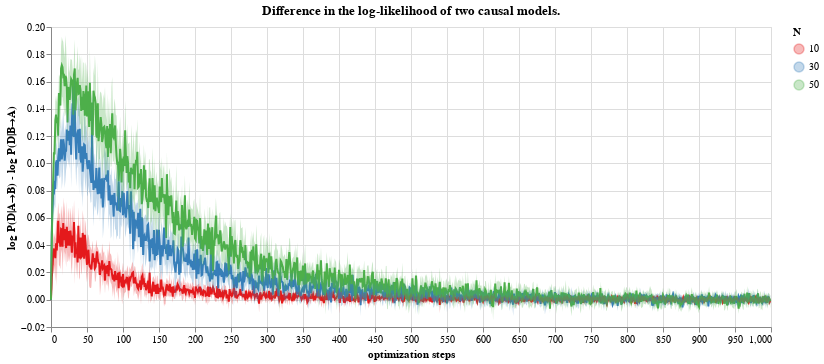

Write notebook code for a chart like this one.
### Code cell
(mean_plt + ci_plt).properties(title="Difference in the log-likelihood of two causal models.")

### Figure 1 — Vega-Lite specification as saved in the notebook (floating-point values rounded to 4 significant figures; data arrays with more than 128 entries replaced by an {"elided": "..."} marker saying what was removed)
{"$schema": "https://vega.github.io/schema/vega-lite/v3.2.1.json", "config": {"mark": {"tooltip": null}, "view": {"height": 300, "width": 400}}, "datasets": {"data-bce4b1269e36c4fafa956d4bb6ac762f": {"elided": "30000 records"}}, "layer": [{"data": {"name": "data-bce4b1269e36c4fafa956d4bb6ac762f"}, "encoding": {"color": {"field": "N", "scale": {"scheme": "set1"}, "type": "ordinal"}, "x": {"field": "step", "title": "optimization steps", "type": "quantitative"}, "y": {"aggregate": "mean", "field": "diff", "title": "log P(D|A→B) - log P(D|B→A)", "type": "quantitative"}}, "mark": "line", "width": 720}, {"data": {"name": "data-bce4b1269e36c4fafa956d4bb6ac762f"}, "encoding": {"color": {"field": "N", "type": "ordinal"}, "x": {"field": "step", "title": "optimization steps", "type": "quantitative"}, "y": {"field": "diff", "title": "log P(D|A→B) - log P(D|B→A)", "type": "quantitative"}}, "mark": {"extent": "ci", "type": "errorband"}}], "title": "Difference in the log-likelihood of two causal models."}
